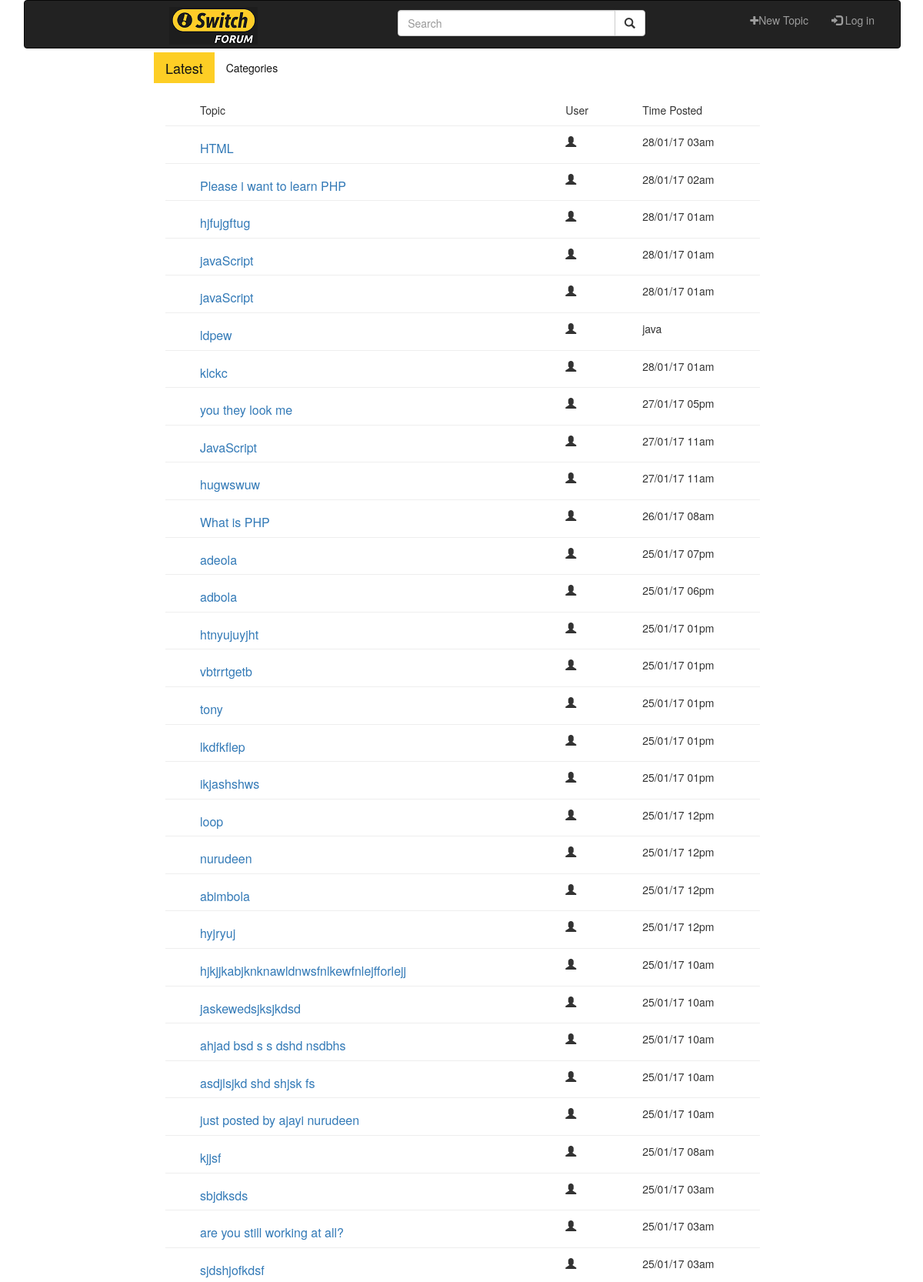
/indexn.php (upper part), run on the app's committed database.
### tables this page shows
CREATE TABLE `topic` (
  `topic_id` int(8) NOT NULL,
  `topic_by` int(8) NOT NULL,
  `topic_subject` varchar(255) NOT NULL,
  `topic_body` varchar(255) NOT NULL,
  `time_posted` varchar(255) NOT NULL
);

### indexn.php (the view, shortened to what this page needs)
<?php
	include 'header1.php';
?>
<div class="container">
	<div class="row">
		<div class="col-md-12 col-md-6">
			<div class="navbar">
				<div class="container-fluid js">
					<ul class="nav navbar-nav center">
						<li>
							<a class="active" href="indexn.php">Latest</a>
						</li>
						<li class="">
							<a href="noncat.php">Categories</a>
						</li>
					</ul>
				</div>
			</div>
		</div>
	</div>
		<div class="row userland">
			<div class="col-md-12 ">
				<div class="col-md-8 userlandtopic">
					<span>
						<p>Topic</p>
					</span>
				</div>
				<div class="col-md-3 userlandimg">
					<span>
						<p>User</p>
					</span>
				</div>
				<div class="col-md-1 userlandtp">
					<span>
						<p>Time Posted</p>
					</span>
				</div>
			</div>
			<div class="row">
				<hr class="hr">
			</div>
		</div>
			<?php
				$sql = "SELECT * FROM topic ORDER BY `topic_id` DESC ";
					$query = mysql_query($sql);
						if (mysql_num_rows($query)==0) {
								echo 'No Topics found in the database You can create one now!  <a href=""> New Topic</a>';
							}else{
							while ($row = mysql_fetch_assoc($query)) {
						?>
		<div class="row userland">
			<div class="col-md-12 ">
				<div class="col-md-8 userlandtopic">
					<span>
						<a href="nonuser.php" class="topic_content" ><h4 class="posted"> <?php echo $row['topic_subject'];   ?> </h4></a>
					</span>
				</div>
				<div class="col-md-3 userlandimg">
					<span>
						<div class="glyphicon glyphicon-user userim"></div>
					</span>
				</div>
				<div class="col-md-1 userlandtp">
					<span>
						 <?php echo $row['time_posted'] ; ?>
					</span>
				</div>
			</div>
			<div class="row">
				<hr class="hr">
			</div>
		</div>
		<?php
			}
			}
		?>

### header1.php (shortened to what this page needs)
<!DOCTYPE html>
<html>
<head>
	<link rel="stylesheet" type="text/css" href="Bootstraps/css/bootstrap.min.css">
	<link rel="stylesheet" href="https://cdnjs.cloudflare.com/ajax/libs/font-awesome/4.6.3/css/font-awesome.min.css">
	<link rel="stylesheet" type="text/css" href="css/anoda.css">
</head>
<body>
<div class="container">
	<nav class="navbar navbar-inverse headbar " role="navigation">
		<div class="container-fluid topnav ">
			<div class="navbar-header">
				<a class="navbar-brand" href="#">
				<span class=""><img src="img/flogo.png" class="logo"></span></a>
			</div>
			<ul class="nav navbar-nav navbar-right">
					<ul class="nav navbar-nav navbar-right">
						<li><a href="login.php" data-toggle=""><span><i class="fa fa-plus" aria-hidden="true"></i></span>New Topic</a></li>
	      				<li><a href="login.php"><span class="glyphicon glyphicon-log-in"></span> Log in</a></li>
					</ul>
				<form class="navbar-form navbar-right search" role="search">
					<div class="input-group inp">
						<input type="text" class="form-control" placeholder="Search">
						<div class="input-group-btn">
							<button class="btn btn-default" type="submit">
								<i class="glyphicon glyphicon-search"></i>
							</button>
						</div>
					</div>
				</form>
			</div>
		</div>

### css/anoda.css (style rules this page uses)
body { width: 100%; height: 100%; margin-left: 1px; margin-right: 50px; overflow-x: hidden; }
p { text-align: justify; }
.hr { width: 86%; margin-right: 108px; }
.hr { width:100%; }
.headbar { margin-bottom: 0px; height: 63px; color: #131313; }
.active { background-color: #fdce25; font-size: 18px; }
.logo { margin-top: -7px; }
.search { width: 458px; margin-top: 12px; }
.inp { width: 339px; }
.topnav { margin-left: 173px; padding-left: 15px; width: 932px; }
.userim { width: 30px; height: 27px; }
hr { margin-top: 0px; margin-bottom: 10px; }
.h4, h4 { font-size: 16px; }
li { list-style: none; }
.js { margin-left: 1px; padding-bottom: 0px; padding-top: 0px; margin-top: 4px; }
.js ul { margin-left: 152px; }
.js ul li a { padding: 10px 15px; color: #131313; }
.js { color: #DC2E17 }
.userland { margin-right: 198px; margin-left: 199px; }
.userlandimg { width: 14%; }
.userlandtopic { width: 66.666667%; }
.userlandtp { width: 19.333333%; }

### data on the page
topic: topic_subject "HTML", time_posted "28/01/17 03am"
topic: topic_subject "Please i want to learn PHP", time_posted "28/01/17 02am"
topic: topic_subject "hjfujgftug", time_posted "28/01/17 01am"
topic: topic_subject "javaScript", time_posted "28/01/17 01am"
topic: topic_subject "javaScript", time_posted "28/01/17 01am"
topic: topic_subject "ldpew", time_posted "java"
topic: topic_subject "klckc", time_posted "28/01/17 01am"
topic: topic_subject "you they look me", time_posted "27/01/17 05pm"
topic: topic_subject "JavaScript", time_posted "27/01/17 11am"
topic: topic_subject "hugwswuw", time_posted "27/01/17 11am"
topic: topic_subject "What is PHP", time_posted "26/01/17 08am"
topic: topic_subject "adeola", time_posted "25/01/17 07pm"
topic: topic_subject "adbola", time_posted "25/01/17 06pm"
topic: topic_subject "htnyujuyjht", time_posted "25/01/17 01pm"
topic: topic_subject "vbtrrtgetb", time_posted "25/01/17 01pm"
topic: topic_subject "tony", time_posted "25/01/17 01pm"
topic: topic_subject "lkdfkflep", time_posted "25/01/17 01pm"
topic: topic_subject "ikjashshws", time_posted "25/01/17 01pm"
topic: topic_subject "loop", time_posted "25/01/17 12pm"
topic: topic_subject "nurudeen", time_posted "25/01/17 12pm"
topic: topic_subject "abimbola", time_posted "25/01/17 12pm"
topic: topic_subject "hyjryuj", time_posted "25/01/17 12pm"
topic: topic_subject "hjkjjkabjknknawldnwsfnlkewfnlejfforlejj", time_posted "25/01/17 10am"
topic: topic_subject "jaskewedsjksjkdsd", time_posted "25/01/17 10am"
topic: topic_subject "ahjad bsd s s dshd nsdbhs", time_posted "25/01/17 10am"
topic: topic_subject "asdjlsjkd shd shjsk fs", time_posted "25/01/17 10am"
topic: topic_subject "just posted by ajayi nurudeen", time_posted "25/01/17 10am"
topic: topic_subject "kjjsf", time_posted "25/01/17 08am"
topic: topic_subject "sbjdksds", time_posted "25/01/17 03am"
topic: topic_subject "are you still working at all?", time_posted "25/01/17 03am"
topic: topic_subject "sjdshjofkdsf", time_posted "25/01/17 03am"
